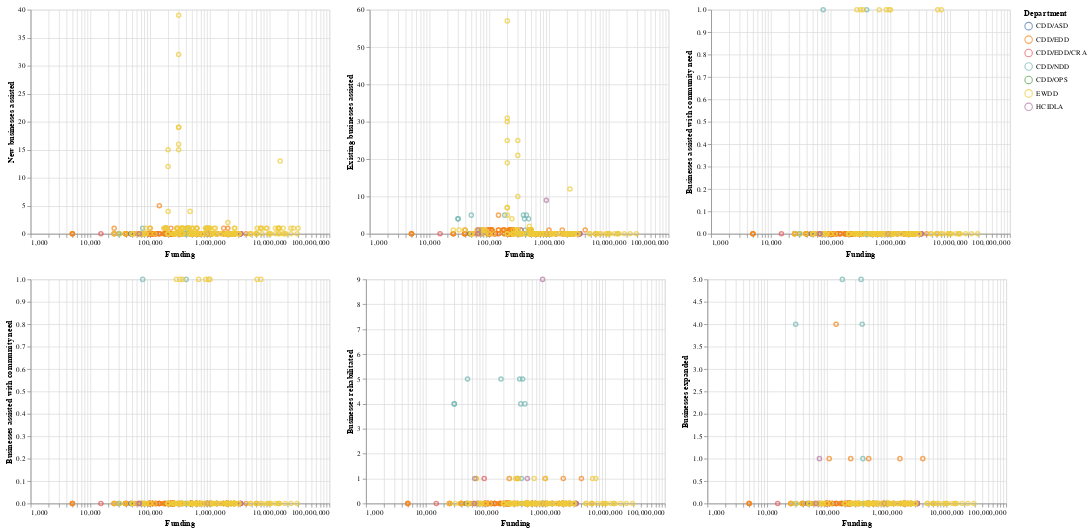

Notebook cell for this chart:
### Code cell
metrics = business_assist_metrics
projects = subset_data(gpr_geocode, metrics)
plot_metrics(projects, metrics)

### Figure 1 — Vega-Lite specification as saved in the notebook (floating-point values rounded to 4 significant figures; data arrays with more than 128 entries replaced by an {"elided": "..."} marker saying what was removed)
{"config": {"view": {"continuousWidth": 400, "continuousHeight": 300}}, "vconcat": [{"hconcat": [{"mark": "point", "encoding": {"color": {"condition": {"type": "nominal", "field": "Department", "selection": "selector001"}, "value": "gray"}, "tooltip": [{"type": "quantitative", "field": "Grant GPR ID"}, {"type": "nominal", "field": "Department"}, {"type": "temporal", "field": "Year"}, {"type": "nominal", "field": "Project Name"}, {"type": "nominal", "field": "Address"}, {"type": "nominal", "field": "Description"}, {"type": "quantitative", "field": "Funding"}, {"type": "nominal", "field": "Accomplishment Status"}], "x": {"type": "quantitative", "field": "Funding", "scale": {"base": 10, "type": "log"}}, "y": {"type": "quantitative", "field": "New businesses assisted"}}, "selection": {"selector001": {"type": "single"}}}, {"mark": "point", "encoding": {"color": {"condition": {"type": "nominal", "field": "Department", "selection": "selector001"}, "value": "gray"}, "tooltip": [{"type": "quantitative", "field": "Grant GPR ID"}, {"type": "nominal", "field": "Department"}, {"type": "temporal", "field": "Year"}, {"type": "nominal", "field": "Project Name"}, {"type": "nominal", "field": "Address"}, {"type": "nominal", "field": "Description"}, {"type": "quantitative", "field": "Funding"}, {"type": "nominal", "field": "Accomplishment Status"}], "x": {"type": "quantitative", "field": "Funding", "scale": {"base": 10, "type": "log"}}, "y": {"type": "quantitative", "field": "Existing businesses assisted"}}, "selection": {"selector001": {"type": "single"}}}, {"mark": "point", "encoding": {"color": {"condition": {"type": "nominal", "field": "Department", "selection": "selector001"}, "value": "gray"}, "tooltip": [{"type": "quantitative", "field": "Grant GPR ID"}, {"type": "nominal", "field": "Department"}, {"type": "temporal", "field": "Year"}, {"type": "nominal", "field": "Project Name"}, {"type": "nominal", "field": "Address"}, {"type": "nominal", "field": "Description"}, {"type": "quantitative", "field": "Funding"}, {"type": "nominal", "field": "Accomplishment Status"}], "x": {"type": "quantitative", "field": "Funding", "scale": {"base": 10, "type": "log"}}, "y": {"type": "quantitative", "field": "Businesses assisted with community need"}}, "selection": {"selector001": {"type": "single"}}}]}, {"hconcat": [{"mark": "point", "encoding": {"color": {"condition": {"type": "nominal", "field": "Department", "selection": "selector001"}, "value": "gray"}, "tooltip": [{"type": "quantitative", "field": "Grant GPR ID"}, {"type": "nominal", "field": "Department"}, {"type": "temporal", "field": "Year"}, {"type": "nominal", "field": "Project Name"}, {"type": "nominal", "field": "Address"}, {"type": "nominal", "field": "Description"}, {"type": "quantitative", "field": "Funding"}, {"type": "nominal", "field": "Accomplishment Status"}], "x": {"type": "quantitative", "field": "Funding", "scale": {"base": 10, "type": "log"}}, "y": {"type": "quantitative", "field": "Businesses assisted with community need"}}, "selection": {"selector001": {"type": "single"}}}, {"mark": "point", "encoding": {"color": {"condition": {"type": "nominal", "field": "Department", "selection": "selector001"}, "value": "gray"}, "tooltip": [{"type": "quantitative", "field": "Grant GPR ID"}, {"type": "nominal", "field": "Department"}, {"type": "temporal", "field": "Year"}, {"type": "nominal", "field": "Project Name"}, {"type": "nominal", "field": "Address"}, {"type": "nominal", "field": "Description"}, {"type": "quantitative", "field": "Funding"}, {"type": "nominal", "field": "Accomplishment Status"}], "x": {"type": "quantitative", "field": "Funding", "scale": {"base": 10, "type": "log"}}, "y": {"type": "quantitative", "field": "Businesses rehabilitated"}}, "selection": {"selector001": {"type": "single"}}}, {"mark": "point", "encoding": {"color": {"condition": {"type": "nominal", "field": "Department", "selection": "selector001"}, "value": "gray"}, "tooltip": [{"type": "quantitative", "field": "Grant GPR ID"}, {"type": "nominal", "field": "Department"}, {"type": "temporal", "field": "Year"}, {"type": "nominal", "field": "Project Name"}, {"type": "nominal", "field": "Address"}, {"type": "nominal", "field": "Description"}, {"type": "quantitative", "field": "Funding"}, {"type": "nominal", "field": "Accomplishment Status"}], "x": {"type": "quantitative", "field": "Funding", "scale": {"base": 10, "type": "log"}}, "y": {"type": "quantitative", "field": "Businesses expanded"}}, "selection": {"selector001": {"type": "single"}}}]}], "data": {"name": "data-a55c31af2ad0f7b996bcf629d7a01176"}, "$schema": "https://vega.github.io/schema/vega-lite/v4.8.1.json", "datasets": {"data-a55c31af2ad0f7b996bcf629d7a01176": {"elided": "480 records"}}}
